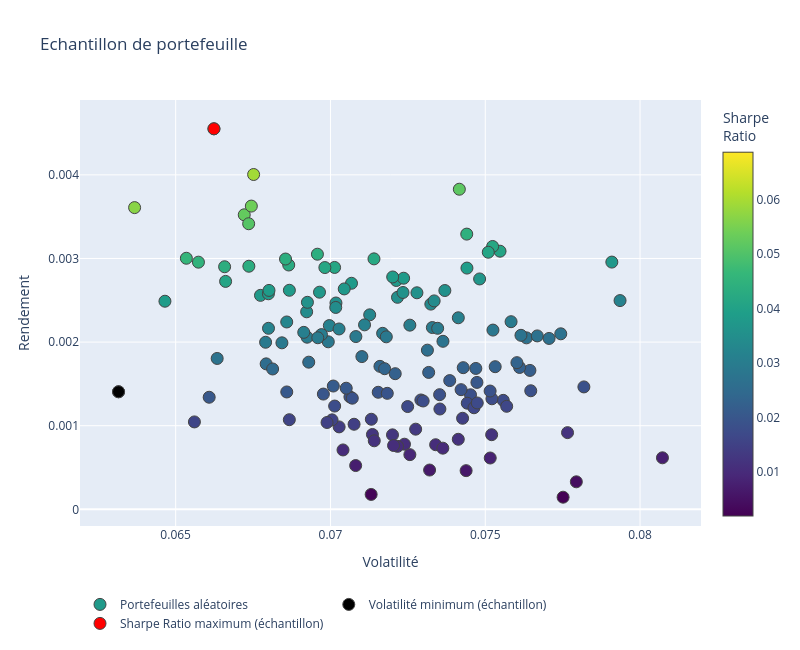

Notebook code for this chart:
### Code cell
## Visualiser le point du Sharpe Ratio maximum sur l'échantillon de portefeuille : Le point rouge
Portefeuilles = go.Scatter(name = "Portefeuilles aléatoires", x = risq,y = R_esp, mode = "markers", marker = dict(size=12,
        color = SR, colorscale = "Viridis", showscale = True,line_width = 1,colorbar = dict(title = "Sharpe<br>Ratio")
        ),text = "portefeuille")

Minimum_Volatilite = go.Scatter(name = "Volatilité minimum (échantillon)", x = [risq[minIndex]], y = [R_esp[minIndex]], mode = "markers",
                                marker = dict(color = "black", size = 12, line_width = 1),text = "Risque minimum" )

Maximum_SharpeRatio = go.Scatter(name = "Sharpe Ratio maximum (échantillon)", x = [risq[maxIndex]], y = [R_esp[maxIndex]], mode = "markers",
                                marker = dict(color = "red", size=12, line_width = 1),text = "Maximal Sharpe Ratio" )

data = [Portefeuilles, Minimum_Volatilite, Maximum_SharpeRatio]

layout = go.Layout(title = "Echantillon de portefeuille", yaxis = dict(title = "Rendement"), xaxis = dict(title = "Volatilité"),
                    width = 800, height = 650, showlegend = True, legend = dict(orientation = "h", x = 0, y = -0.15))
                    
fig = go.Figure(data = data, layout = layout)

fig.show()

### Figure 1 — Plotly figure (JSON) as saved in the notebook; plotly's stock layout.template omitted (floating-point values rounded to 4 significant figures; data arrays with more than 128 entries replaced by an {"elided": "..."} marker saying what was removed)
{"data": [{"marker": {"color": {"elided": "150 float values"}, "colorbar": {"title": {"text": "Sharpe<br>Ratio"}}, "colorscale": [[0, "#440154"], [0.1111, "#482878"], [0.2222, "#3e4989"], [0.3333, "#31688e"], [0.4444, "#26828e"], [0.5556, "#1f9e89"], [0.6667, "#35b779"], [0.7778, "#6ece58"], [0.8889, "#b5de2b"], [1, "#fde725"]], "line": {"width": 1}, "showscale": true, "size": 12}, "mode": "markers", "name": "Portefeuilles aléatoires", "text": "portefeuille", "type": "scatter", "x": {"elided": "150 float values"}, "y": {"elided": "150 float values"}}, {"marker": {"color": "black", "line": {"width": 1}, "size": 12}, "mode": "markers", "name": "Volatilité minimum (échantillon)", "text": "Risque minimum", "type": "scatter", "x": [0.06316], "y": [0.001406]}, {"marker": {"color": "red", "line": {"width": 1}, "size": 12}, "mode": "markers", "name": "Sharpe Ratio maximum (échantillon)", "text": "Maximal Sharpe Ratio", "type": "scatter", "x": [0.06624], "y": [0.004551]}], "layout": {"height": 650, "legend": {"orientation": "h", "x": 0, "y": -0.15}, "showlegend": true, "title": {"text": "Echantillon de portefeuille"}, "width": 800, "xaxis": {"title": {"text": "Volatilité"}}, "yaxis": {"title": {"text": "Rendement"}}}}
